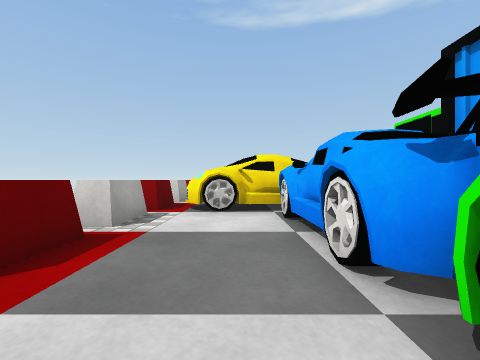
[1] (above)

19 first-person views from a walk through a 3-D level made in the Unity game engine. The camera is 0.35 m above the floor, looks level and sees 90° across. The floor is counted in squares, 0.5 m on a side. Each view is taken from the middle of a square. On the plan, view 1 faces up. The plan holds only what a view shows up to about 9 squares ahead; the rest is blank. The player character is not drawn. Some surface patterns are stand-ins.

[2]
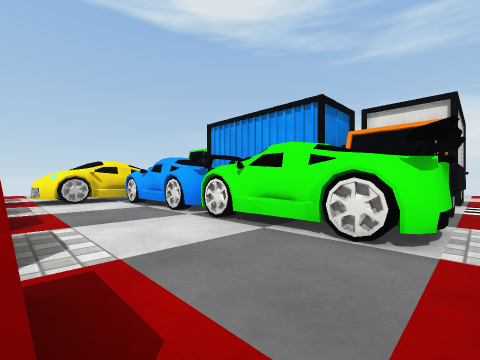

[3]
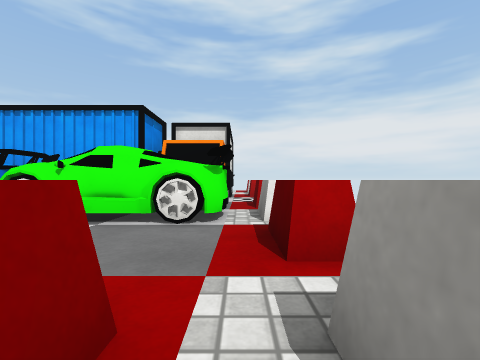

[4]
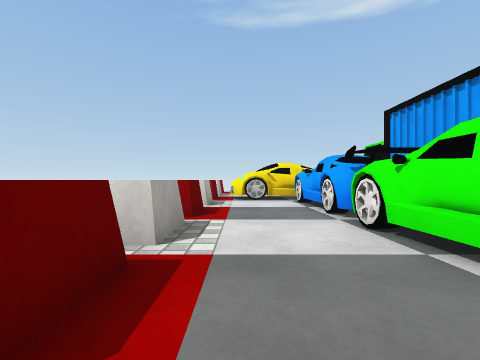

[5]
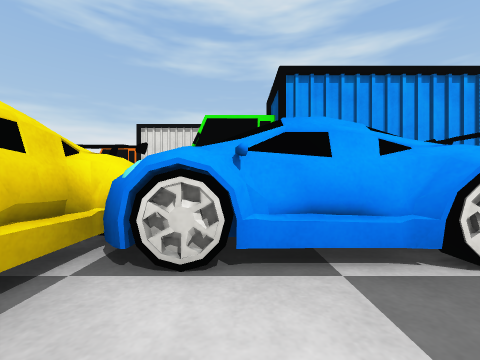

[6]
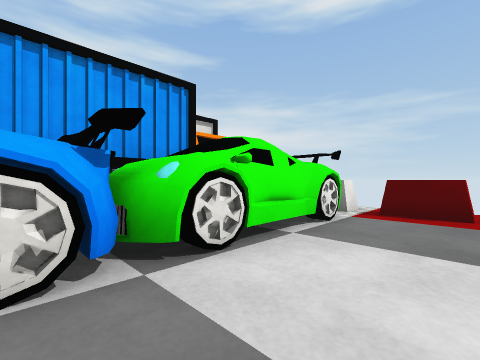

[7]
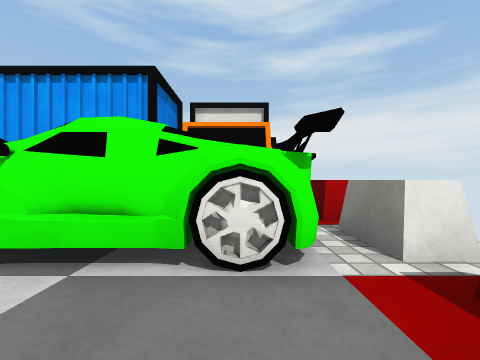

[8]
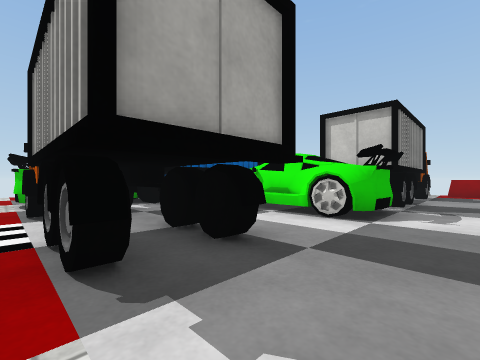

[9]
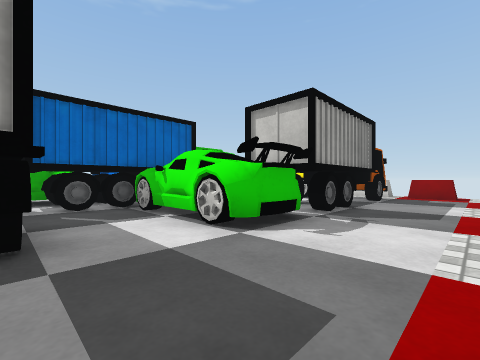

[10]
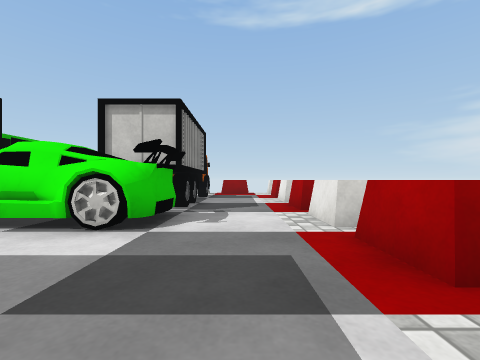

[11]
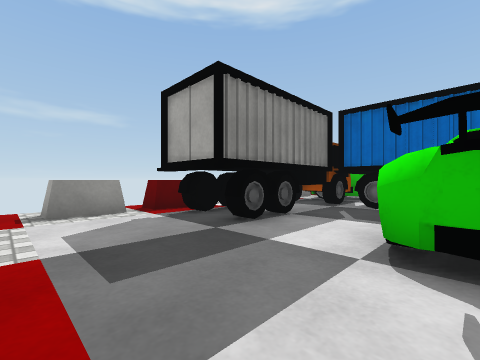

[12]
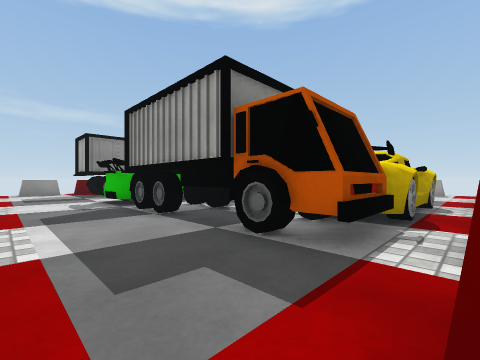

[13]
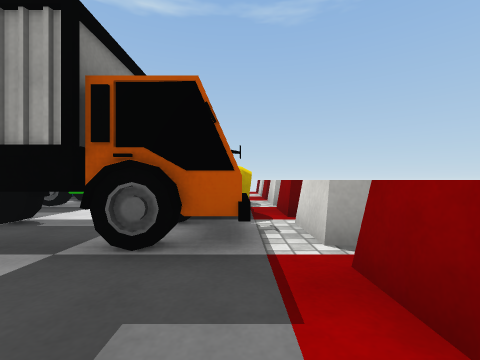

[14]
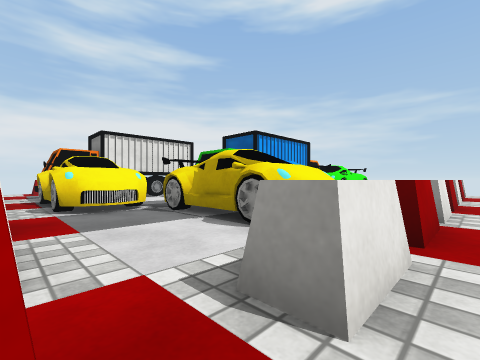

[15]
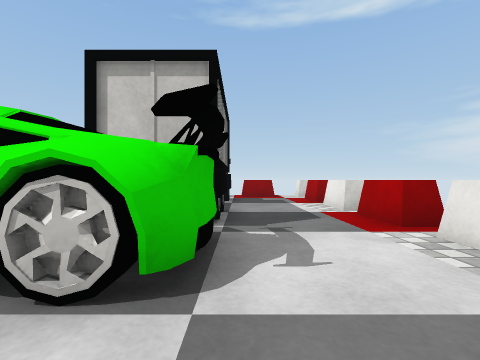

[16]
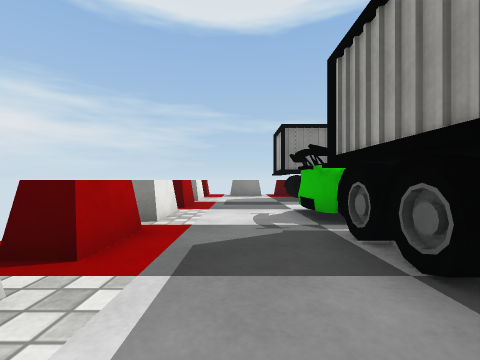

[17]
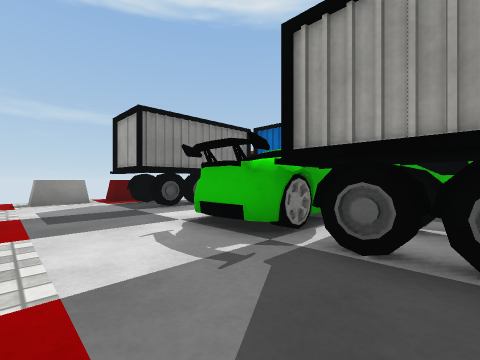

[18]
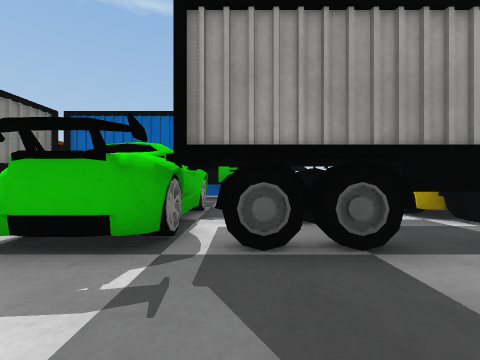

[19]
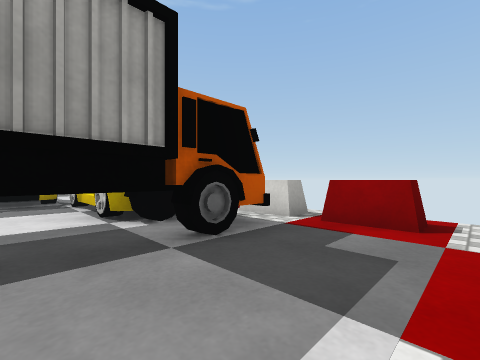

### Floor plan
Key: @ floor where view 1 was taken; # wall or solid block; x gap in a wall; . floor; = window, fence, low wall or low ledge; T truck; O other object.
Columns run from 3 left of view 1 to 12 right of it. Each row starts with its distance up from view 1.
 11            ....
 10 .=x x=========.
  9 .x....OOOOTT...x
  8 .=....OOOOTTT..=
  7 .=OOOOOOOOT#T..x
  6 .=OOOOO...T#T..=
  5 .=OOO TTT.##T..x
  4 .=..O TTT.##T..=
  3 .x..OOT#TOTTT..x
  2 .=..OOT#TOOOO..=
  1 .x..OO##TO.O...x
  0 .=.@OO##T......=
 -1 .x..OOTTTT##T..x
 -2 .=..O TTT###T..=
 -3 ....OOTTTTTT...
 -4  =x=====   =x=.

Positions as (right, up) in squares from view 1, and headings:
1: (0, 0), facing up
2: (-2, -3), facing up-right
3: (-3, -3), facing right
4: (-1, -3), facing up
5: (-1, 4), facing right
6: (-1, 2), facing down-right
7: (-1, -2), facing right
8: (10, -3), facing up-left
9: (11, -1), facing up-left
10: (10, -2), facing up
11: (11, 2), facing down-left
12: (11, 10), facing down-left
13: (11, 9), facing left
14: (-3, 10), facing down-right
15: (9, 0), facing up
16: (10, 7), facing down
17: (11, 5), facing down-left
18: (11, 4), facing left
19: (11, 6), facing up-left
